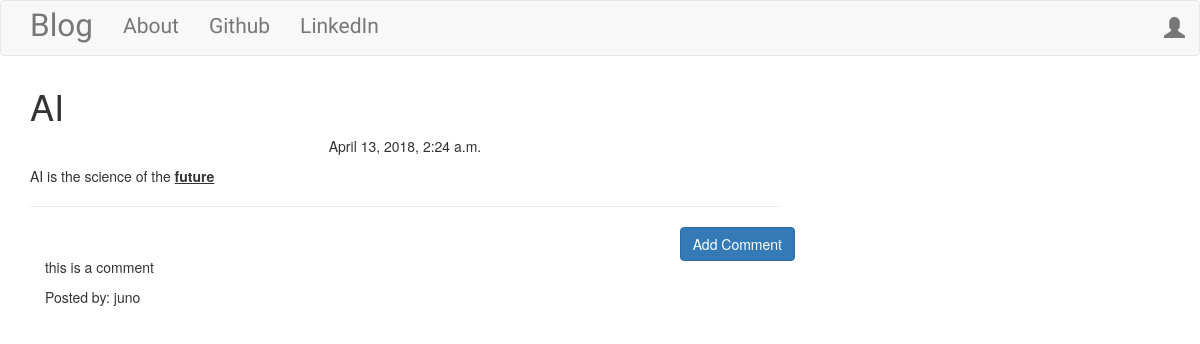
The app's page /post/4/ with its own data.
### blog/models.py (models this page shows, shortened)
class Post(models.Model):
    author = models.ForeignKey('auth.User')
    title = models.CharField(max_length=200)
    text = models.TextField()
    create_date = models.DateTimeField(default=timezone.now())
    published_date = models.DateTimeField(blank=True, null=True)

class Comment(models.Model):
    post = models.ForeignKey('blog.Post', related_name='comments')
    author = models.CharField(max_length=200)
    text = models.TextField()
    create_date = models.DateTimeField(default=timezone.now())
    approved_comment = models.BooleanField(default=False)

### blog/views.py (the view)
# urls.py: url(r'^post/(?P<pk>\d+)/$', views.PostDetailView.as_view(), name='post_detail'),
class PostDetailView(DetailView):
    model = Post

### blog/templates/blog/post_detail.html (shortened to what this page needs)
{% extends 'blog/base.html' %}
{% block content %}
<h1 class="posttile loader">{{ post.title }}</h1>
{% if post.published_date %}
    <div class="date postdate">
        {{ post.published_date }}
    </div>
{% else %}
    <a href="{% url 'post_publish' pk=post.pk %}" class="btn btn-default">Publish</a>
{% endif %}
<p class="postcontent">{{ post.text|safe|linebreaksbr }}</p>
<hr>
<a href="{% url 'add_comment_to_post' pk=post.pk %}" class="btn btn-primary btn-comment">Add Comment</a>
<div class="container">
    {% for comment in post.comments.all %}
    <br>
        {% if user.is_authenticated or comment.approved_comment %}
            <p>{{ comment.text|safe|linebreaks }}</p>
            <p>Posted by: {{ comment.author }}</p>
        {% endif %}
        {% empty %}
        <p>No comments!</p>
    {% endfor %}
</div>
{% endblock %}

### blog/static/css/blog.css (style rules this page uses)
.postdate { text-align: center; }
.postcontent { font-family: 'Montserrat', font-size: 1.5em; }
.btn-comment { position: absolute; right: 0px; }
.loader { filter:hue-rotate(0deg); color:linear-gradient(45deg,#0f8,#08f); animation:hue 10000ms infinite linear; }

### records on screen
Post: title "AI", published_date "April 13, 2018, 2:24 a.m.", text "AI is the science of the future"
Comment: text "this is a comment", author "juno"
